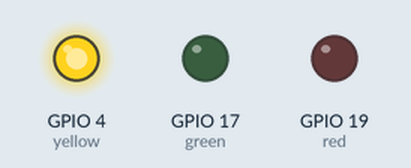
This program was run on a simulated Raspberry Pi (BCM pin numbers). Parts: output pins drawn as LEDs (lit = HIGH).

Above: at 1.0 s.
At 7.0 s:
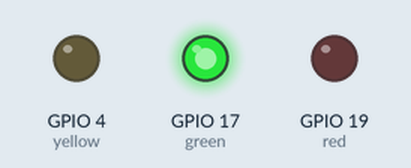
At 14.5 s:
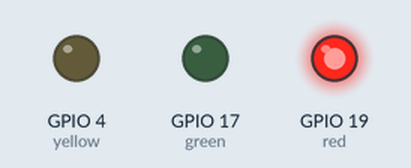
Timing chart, 0 to 22.1 s (numbered marks = the images above):
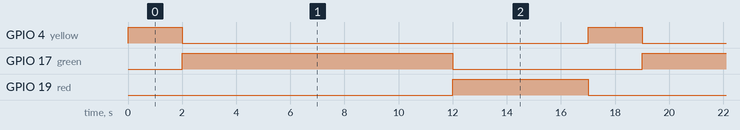

Measured:
- by itself, GPIO 4 (yellow): alternates HIGH for 2.0 s and LOW for 15.0 s
- by itself, GPIO 17 (green): alternates HIGH for 10.0 s and LOW for 7.0 s
- by itself, GPIO 19 (red): alternates HIGH for 5.0 s and LOW for 12.0 s

The program:

gpio_ex02.py
```python
import RPi.GPIO as GPIO # GPIO 세팅
import time

red = 19
yellow = 4

GPIO.setwarnings(False)
green = 17
GPIO.setmode(GPIO.BCM)
GPIO.cleanup()
GPIO.setup(red, GPIO.OUT)
GPIO.setup(yellow, GPIO.OUT)
GPIO.setup(green, GPIO.OUT)

if __name__ == '__main__':
    while True:
        GPIO.output(red, False)
        GPIO.output(yellow, True)
        time.sleep(2)
        GPIO.output(yellow, False)
        GPIO.output(green, True)
        time.sleep(10)
        GPIO.output(green, False)
        GPIO.output(red, True)
        time.sleep(5)
```
